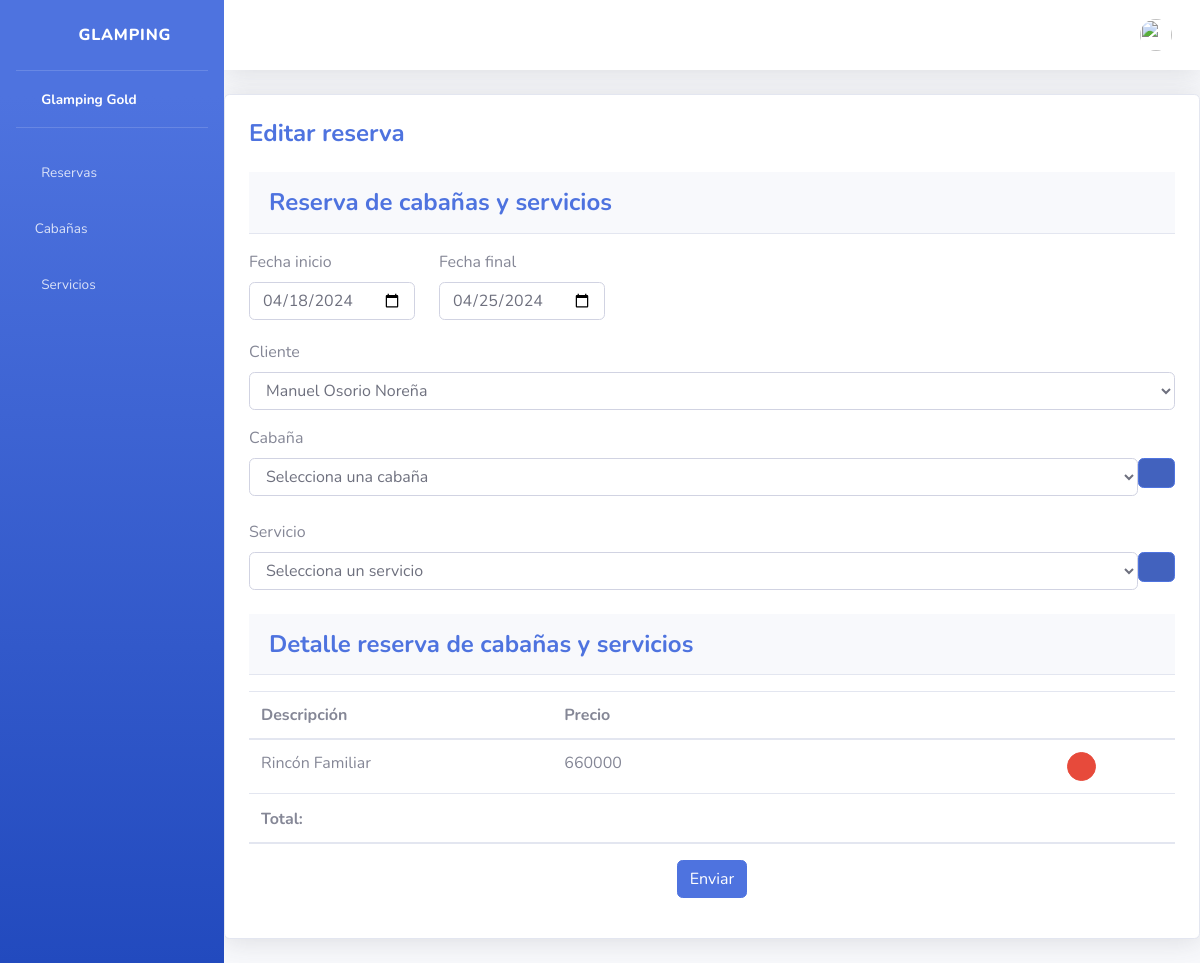
The page /reservas/edit/47/ on the database its author committed.
### reservas/models.py (models this page shows, shortened)
class Reserva(models.Model):
    fecha_reserva = models.DateField()
    fecha_inicio = models.DateField()
    fecha_fin = models.DateField()
    precio = models.IntegerField()
    estado = models.CharField(max_length=20, default='Reservado')
    cliente = models.ForeignKey('cliente.Cliente', on_delete= models.DO_NOTHING)

### cliente/models.py (models this page shows, shortened)
class Cliente(models.Model):
    nombre = models.CharField(max_length=255)
    documento = models.IntegerField(unique=True)
    email = models.CharField(max_length=50, unique=True)
    telefone = models.IntegerField(unique=True)
    nacionalidad = models.CharField(max_length=255)
    status = models.BooleanField(default=True)

### reservas_cabañas/models.py (models this page shows)
class Reserva_cabaña(models.Model):
    id_reserva = models.ForeignKey('reservas.Reserva', on_delete=models.DO_NOTHING)
    id_cabaña = models.ForeignKey('cabañas.Cabaña', on_delete=models.DO_NOTHING)
    precio_C = models.IntegerField()

### cabañas/models.py (models this page shows, shortened)
class Cabaña(models.Model):
    nombre= models.CharField(max_length=50)
    capacidad = models.IntegerField()
    precio = models.IntegerField()
    descripcion = models.CharField(max_length=250)
    imagen = models.FileField(upload_to='static/images_cabaña', null=True)
    status = models.BooleanField(default=True)
    tipocabaña = models.ForeignKey('tipocabañas.Tipocabaña', on_delete=models.DO_NOTHING)

### reservas/views.py (the view, shortened to what this page needs)
# urls.py: path('edit/<int:reserva_id>/', views.edit_reserva, name='edit_reserva'),
def edit_reserva(request, reserva_id):
    reserva = Reserva.objects.get(pk=reserva_id)
    cliente_list = Cliente.objects.all()
    cabañas_list = Cabaña.objects.all()
    servicios_list = Servicio.objects.all()
    cabañas_asociadas = Reserva_cabaña.objects.filter(id_reserva=reserva)
    servicios_asociados = Reserva_servicio.objects.filter(id_reserva=reserva)
    return render(request, 'reservas/edit.html', {'reserva': reserva, 'cliente_list': cliente_list, 'cabañas_list': cabañas_list, 'servicios_list': servicios_list, 'cabañas_asociadas': cabañas_asociadas, 'servicios_asociados': servicios_asociados})

### templates/reservas/edit.html (shortened to what this page needs)
{% extends 'base.html' %}
{% block content %}
<div class="card shadow mb-4 p-4 ">
    <h4 class="m-0 font-weight-bold text-primary">Editar reserva</h4>
    <br>
    <div class="card-header py-3 mb-3">
        <h4 class="m-0 font-weight-bold text-primary">Reserva de cabañas y servicios</h4>
    </div>
    <form action="" method="post" >
        <div class="d-flex">
            <div class="mb-3">
                <label for="" class="form-label">Fecha inicio</label>
                <input type="date" class="form-control" name="fecha_inicio" id="fecha_inicio" aria-describedby="helpId"
                    placeholder="Ingresa una fecha de inicio" value="{{ reserva.fecha_inicio|date:'Y-m-d' }}">
            </div>
            <div class="mb-3 mx-4">
                <label for="" class="form-label">Fecha final</label>
                <input type="date" class="form-control" name="fecha_fin" id="fecha_fin" aria-describedby="helpId"
                    placeholder="Ingresa una fecha de inicio" value="{{ reserva.fecha_fin|date:'Y-m-d' }}">
            </div>
        </div>
        <div class="mb-3">
            <label for="" class="form-label">Cliente</label>
            <select class="form-control" name="cliente" id="">
                {% for cliente in cliente_list %}
                    <option value="{{ cliente.id }}" {% if cliente.id == reserva.cliente.id %} selected {% endif %}>{{ cliente.nombre }}</option>
                {% endfor %}
            </select>
        </div>
        <div class="mb-3">
            <label for="" class="form-label">Cabaña</label>
            <div class="d-flex">
                <select class="form-control" name="cabaña" id="">
                    <option value="">Selecciona una cabaña</option>
                </select>
                <a href="" onclick="addcabaña(event)" class="btn btn-primary btn-icon-split mb-3">
                    <span class="icon text-white-50"><i class="fas fa-plus"></i></span>
                </a>
            </div>
        </div>
        <div class="mb-3">
            <label for="" class="form-label">Servicio</label>
            <div class="d-flex">
                <select class="form-control" name="servicio" id="">
                    <option value="">Selecciona un servicio</option>
                </select>
                <a onclick="addservicio(event)" href="" class="btn btn-primary btn-icon-split mb-3">
                    <span class="icon text-white-50"><i class="fas fa-plus"></i></span>
                </a>
            </div>
        </div>
        <div class="card-header py-3 mb-3">
            <h4 class="m-0 font-weight-bold text-primary">Detalle reserva de cabañas y servicios</h4>
        </div>
        <div class="table-responsive">
            <table class="table">
                <thead>
                    <tr>
                        <th scope="col">Descripción</th>
                        <th scope="col">Precio</th>
                        <th scope="col"></th>
                    </tr>
                </thead>
                <tbody id="treservas">
                    {% for cabaña in cabañas_asociadas %}
                        <tr>
                            <td>
                                {{ cabaña.id_cabaña.nombre }}
                            </td>
                            <td>{{ cabaña.precio_C }}</td>
                            <td>
                                <a onclick='removeReserva(event, "cabaña")' class="btn btn-danger btn-circle btn-sm">
                                    <i class="fas fa-trash"></i>
                                </a>
                            </td>
                        </tr>
                    {% endfor %}
                </tbody>
                <thead>
                    <tr>
                        <th>Total:</th>
                        <th scope="col"><input class="text-success font-weight-bold" style="border: none;" type="text" name="totalValue" id="totalValue" readonly></th>
                        <th></th>
                    </tr>
                </thead>
            </table>
        </div>
        <div class="text-center">
            <button type="submit" class="btn btn-primary">Enviar</button>
        </div>
    </form>
</div>
{% endblock %}

### rows shown on the page
Reserva: fecha_inicio "04/18/2024", fecha_fin "04/25/2024", cliente "Manuel Osorio Noreña"
Reserva_cabaña: id_cabaña.nombre "Rincón Familiar", precio_C "660000"
